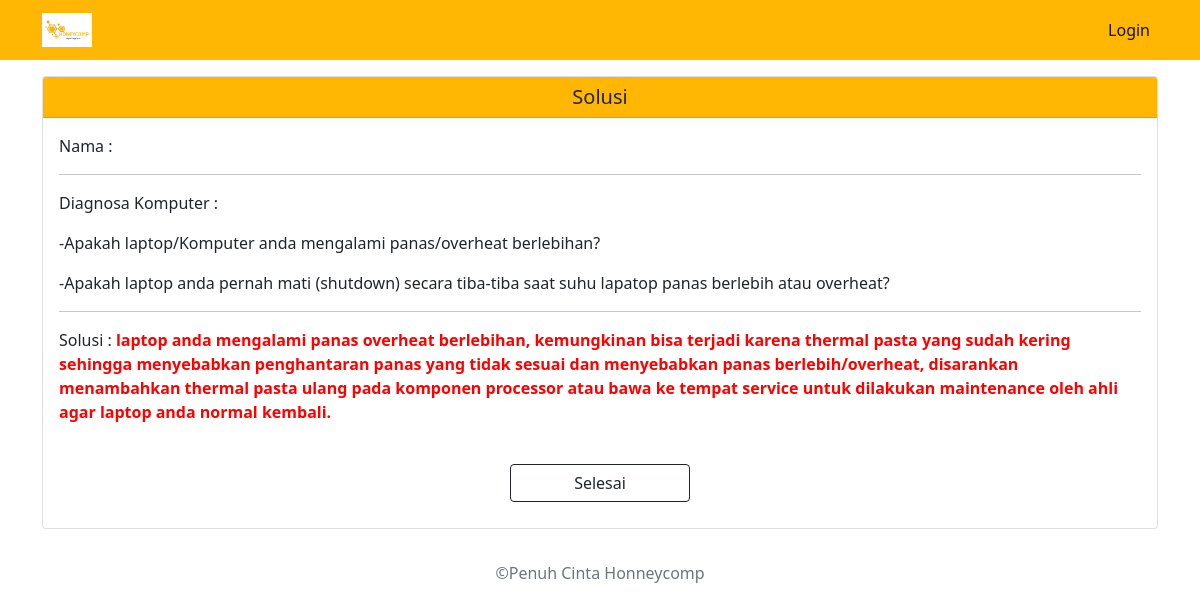
/solusi.php?kode=s-3a, run on the app's committed database.
### tables this page shows
CREATE TABLE `tb_kesimpulan` (
  `kode_kesimpulan` int NOT NULL,
  `solusi` text NOT NULL,
  `fakta` text NOT NULL,
  `oleh` varchar(100) NOT NULL,
  `status` varchar(100) NOT NULL
);

CREATE TABLE `tb_solusi` (
  `kode_solusi` varchar(50) NOT NULL,
  `isi_solusi` text NOT NULL
);

### solusi.php (the view, shortened to what this page needs)
<!doctype html>
<html lang="en">
  <head>
    <link href="https://cdn.jsdelivr.net/npm/bootstrap@5.1.3/dist/css/bootstrap.min.css" rel="stylesheet">
  </head>
  <body>
    <nav class="navbar navbar-expand-lg navbar-light" style="background-color: #ffb703;">
        <div class="container">
            <a class="navbar-brand" href="#"><img src="gambar/icon.jpeg" alt="" width="50"></a>
            <div class="collapse navbar-collapse" id="navbarSupportedContent">
            <ul class="navbar-nav ms-auto">
                <li class="nav-item">
                <a class="nav-link active" aria-current="page" href="#">Login</a>
                </li>
            </div>
        </div>
    </nav>
  <div class="container">
  <main class="batas-atas">
        <div class="card mb-3 mt-3 ">
          <h5 class="card-header text-center" style="background-color: #ffb703;">Solusi</h5>
          <div class="card-body text-left ukuran-20">
            <form method="post" action="solusi.php" enctype="multipart/form-data" role="form">
                <?php
                include ('koneksi.php');
                echo "<p>Nama : ".$_SESSION['nama']."</p>";
                ?>
                <hr>
                <p>Diagnosa Komputer :</p>
                <?php
                 include "function.php";
                 solusi($kode);
                ?>
                <hr>
                <?php
                $sql = "SELECT * from tb_solusi WHERE kode_solusi='$kode'";
                $data = mysqli_query($connect,$sql);
                $row = mysqli_fetch_assoc($data);
                if ($row['kode_solusi']=="x-1" || $row['isi_solusi']=="x-2" || $row['isi_solusi']=="x-3" || $row['isi_solusi']=="x-4" || $row['isi_solusi']=="x-5") {
                  echo "<center><p><strong style='color:red'>SISTEM TIDAK MENEMUKAN JAWABAN !</strong></p></center><hr>";
                  ?>
                  <?php
             }
             else{
                 echo "<p>Solusi : <strong style='color:red'>".$row['isi_solusi']."</strong></p>";
             }
                ?>
            </form>
            <br>
            <div class="text-center">
                <a style="margin-bottom: 10px;" href="session_end.php" class="btn btn-outline-dark col-sm-2">Selesai</a>
            </div>
          </div>
        </div>
    </main>
        </div>
  <footer class="footer mt-auto py-3 text-center">
        <div class="container">
            <span class="text-muted">&copy;Penuh Cinta Honneycomp</span>
        </div>
    </footer>
  </body>
</html>

### function.php (shortened to what this page needs)
<?php
function kesimpulan($solusi){
    include 'koneksi.php';
    $sql = "SELECT * from tb_kesimpulan WHERE solusi='$solusi' AND status='setuju'";
    $data = mysqli_query($connect,$sql);
    while ($row = mysqli_fetch_assoc($data)) {
        echo '<p>-'.$row['fakta'].'</p>';
    }
}
function solusi($kode){
    if ($kode=='s-3a') {
        $solusi = "s-3a";
        $kode = kesimpulan($solusi);
    }
}
?>

### data on the page
tb_kesimpulan: fakta "Apakah laptop/Komputer anda mengalami panas/overheat berlebihan?"
tb_kesimpulan: fakta "Apakah laptop anda pernah mati (shutdown) secara tiba-tiba saat suhu lapatop panas berlebih atau overheat?"
tb_solusi: isi_solusi "laptop anda mengalami panas overheat berlebihan, kemungkinan bisa terjadi karena thermal pasta yang sudah kering sehingga menyebabkan penghantaran panas yang tidak sesuai dan menyebabkan panas berlebih/overheat, disarankan menambahkan thermal pasta ulang pada komponen processor atau bawa ke tempat service untuk dilakukan maintenance oleh ahli agar laptop anda normal kembali."
